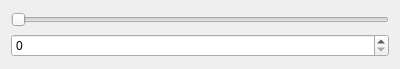
<?xml version="1.0" encoding="UTF-8"?>
<ui version="4.0">
 <class>ArgNumericForm</class>
 <widget class="QWidget" name="ArgNumericForm">
  <property name="geometry">
   <rect>
    <x>0</x>
    <y>0</y>
    <width>400</width>
    <height>69</height>
   </rect>
  </property>
  <property name="windowTitle">
   <string>Form</string>
  </property>
  <layout class="QVBoxLayout" name="verticalLayout">
   <item>
    <widget class="QSlider" name="horizontalSlider">
     <property name="orientation">
      <enum>Qt::Horizontal</enum>
     </property>
    </widget>
   </item>
   <item>
    <widget class="QSpinBox" name="spinBox"/>
   </item>
  </layout>
 </widget>
 <resources/>
 <connections>
  <connection>
   <sender>horizontalSlider</sender>
   <signal>valueChanged(int)</signal>
   <receiver>ArgNumericForm</receiver>
   <slot>SliderChanged(int)</slot>
   <hints>
    <hint type="sourcelabel">
     <x>97</x>
     <y>25</y>
    </hint>
    <hint type="destinationlabel">
     <x>92</x>
     <y>68</y>
    </hint>
   </hints>
  </connection>
  <connection>
   <sender>spinBox</sender>
   <signal>valueChanged(int)</signal>
   <receiver>ArgNumericForm</receiver>
   <slot>UpDownChanged(int)</slot>
   <hints>
    <hint type="sourcelabel">
     <x>158</x>
     <y>59</y>
    </hint>
    <hint type="destinationlabel">
     <x>185</x>
     <y>68</y>
    </hint>
   </hints>
  </connection>
  <connection>
   <sender>horizontalSlider</sender>
   <signal>valueChanged(int)</signal>
   <receiver>ArgNumericForm</receiver>
   <slot>ControlChanged()</slot>
   <hints>
    <hint type="sourcelabel">
     <x>199</x>
     <y>17</y>
    </hint>
    <hint type="destinationlabel">
     <x>199</x>
     <y>34</y>
    </hint>
   </hints>
  </connection>
  <connection>
   <sender>spinBox</sender>
   <signal>valueChanged(int)</signal>
   <receiver>ArgNumericForm</receiver>
   <slot>ControlChanged()</slot>
   <hints>
    <hint type="sourcelabel">
     <x>199</x>
     <y>45</y>
    </hint>
    <hint type="destinationlabel">
     <x>199</x>
     <y>34</y>
    </hint>
   </hints>
  </connection>
 </connections>
 <slots>
  <slot>SliderChanged(int)</slot>
  <slot>UpDownChanged(int)</slot>
  <slot>ControlChanged()</slot>
 </slots>
</ui>
